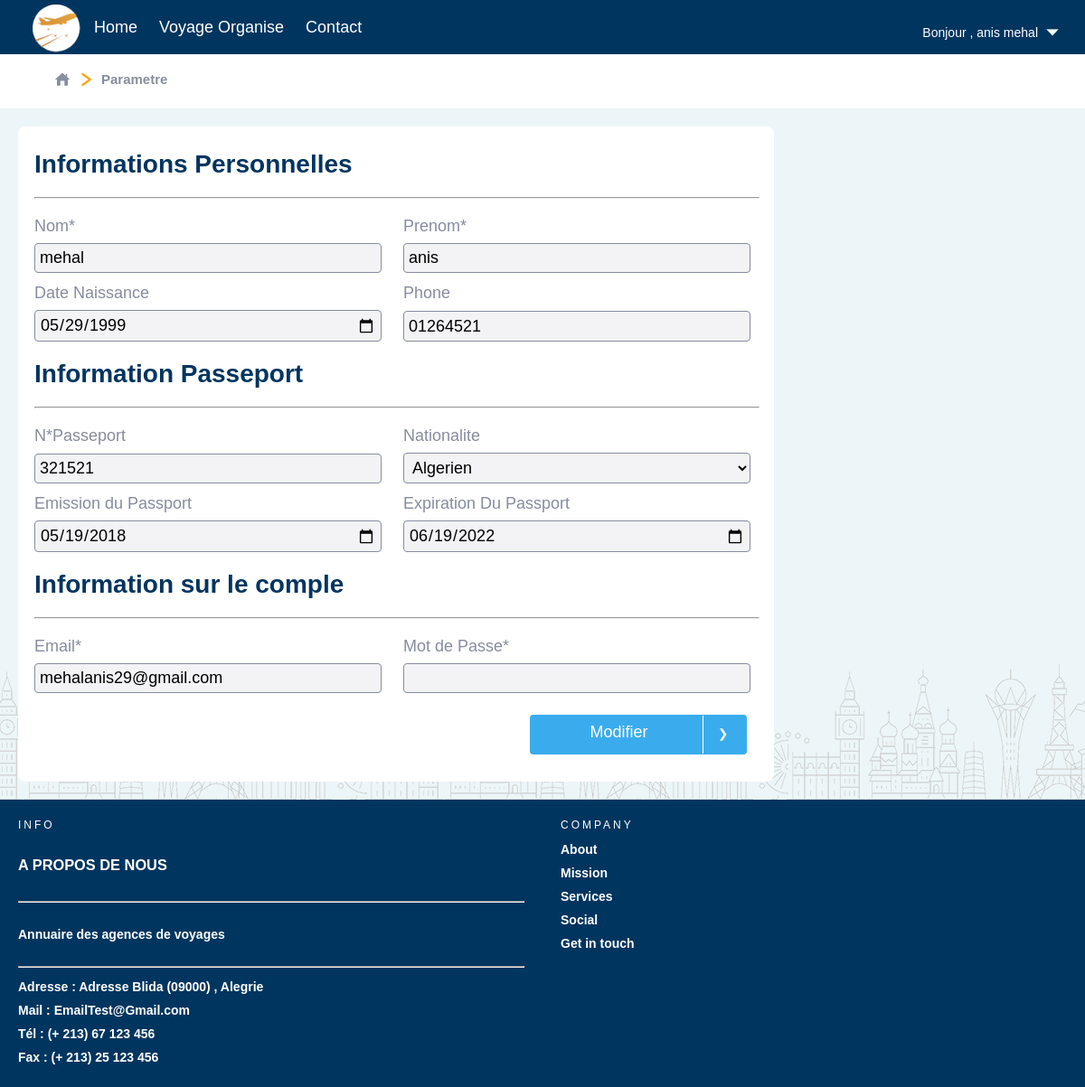
The app's page /Parametre.php (signed in) with its own data.
### tables this page shows
create table client
(
   client_id            int not null auto_increment,
   num_passport         varchar(35),
   nom                  varchar(30),
   prenom               varchar(30),
   date_naissance       date,
   email                varchar(35),
   password             varchar(35),
   phone                varchar(35),
   nationalite          int,
   date_emission_passport date,
   date_expiration_passport date,
   primary key (client_id)
);

### php/database.inc (called while the page is built, shortened)
<?php
class database{
  public $connection;
  public function __construct()
  {
    $this->connection=mysqli_connect("localhost","root","","pfe");
    $this->connection->set_charset("utf8");
  }
  public function query($sql)
  {
    $result=mysqli_query($this->connection,$sql);
    return $result;
  }
}

### php/Admin/Control.php (the view, shortened to what this page needs)
<?php
function LoadNationalite($nationalite)
{
  $database =new database();
  $result=$database->query("select pays_id as id,nationalite as nom from pays") ;
  while ($row=mysqli_fetch_assoc($result)) {
    if($row['id']==$nationalite){
      echo "<option value='".$row['id']."' selected>".$row["nom"]."</option>";
    }else{
      echo "<option value='".$row['id']."'>".$row["nom"]."</option>";
    }
  }
}
 ?>

### Parametre.php (shortened to what this page needs)
<!DOCTYPE html>
<?php
require 'php/Admin/Control.php';
require 'php/database.inc';
$database=new database();
$user=mysqli_fetch_assoc($database->query("select * from client where client_id=".$_SESSION["client_id"]));
?>
<html lang="en" dir="ltr">
  <head>
    <?php include 'php/Client/css.php'; ?>
  </head>
  <body>
    <div class="nav_bar">
      <div class="nav_bar_titre_bar">
        <div class="nav_bar_titre_bar_url">
          <div class="nav_bar_titre_bar_url_icon">
            <div class="nav_bar_titre_bar_url_icon_btn">
              <a href="index.php" >
                <img src="img\Client\icon\home18pxgris.png" alt="">
              </a>
              <a href="#">
                <img src="img\Client\icon\suivant18pxlemon.png" class="nav_bar_titre_bar_url_icon_suivant">
              </a>
              <label>Parametre</label>
            </div>
          </div>
        </div>
      </div>
    </div>
    <div class="Inscription_page">
      <div class="Inscription_formulaire">
        <form class="formulaire_form" action="Parametre.php" method="post">
          <label for="" class="formulaire_titre">Informations Personnelles</label>
          <hr class="formulaire_ligne"/>
          <div class="formulaire_row_2item">
            <div class="formulaire_row_item">
              <label for="" class="formulaire_row_item_label">Nom*</label>
              <input type="text" name="nom" value="<?php echo $user['nom']?>" class="formulaire_row_item_input">
            </div>
            <div class="formulaire_row_item">
              <label for="" class="formulaire_row_item_label">Prenom*</label>
              <input type="text" name="prenom" value="<?php echo $user['prenom']?>" class="formulaire_row_item_input">
            </div>
          </div>
          <div class="formulaire_row_2item">
            <div class="formulaire_row_item">
              <label for="" class="formulaire_row_item_label">Date Naissance</label>
              <input type="date" name="date_naissance" value="<?php echo $user['date_naissance']?>" class="formulaire_row_item_input">
            </div>
            <div class="formulaire_row_item">
              <label for="" class="formulaire_row_item_label">Phone</label>
              <input type="text" name="phone" value="<?php echo $user['phone']?>" class="formulaire_row_item_input">
            </div>
          </div>
          <label for="" class="formulaire_titre">Information Passeport </label>
          <hr class="formulaire_ligne"/>
          <div class="formulaire_row_2item">
            <div class="formulaire_row_item">
              <label for="" class="formulaire_row_item_label">N*Passeport</label>
              <input type="text" name="num_passeport" value="<?php echo $user['num_passport']?>" class="formulaire_row_item_input">
            </div>
            <div class="formulaire_row_item">
              <label for="" class="formulaire_row_item_label">Nationalite</label>
              <select class="formulaire_row_item_input" name="nationalite">
                <?php LoadNationalite($user["nationalite"]); ?>
              </select>
            </div>
          </div>
          <div class="formulaire_row_2item">
            <div class="formulaire_row_item">
              <label for="" class="formulaire_row_item_label">Emission du Passport</label>
              <input type="date" name="emission_passeport" value="<?php echo $user['date_emission_passport']?>" class="formulaire_row_item_input">
            </div>
            <div class="formulaire_row_item">
              <label for="" class="formulaire_row_item_label">Expiration Du Passport</label>
              <input type="date" name="expiration_passport" value="<?php echo $user['date_expiration_passport']?>" class="formulaire_row_item_input">
            </div>
          </div>
          <label for="" class="formulaire_titre">Information sur le comple</label>
          <hr class="formulaire_ligne"/>
          <div class="formulaire_row_2item">
            <div class="formulaire_row_item">
              <label for="" class="formulaire_row_item_label">Email*</label>
              <input type="text" name="email" value="<?php echo $user['email']?>" class="formulaire_row_item_input">
            </div>
            <div class="formulaire_row_item">
              <label for="" class="formulaire_row_item_label">Mot de Passe*</label>
              <input type="password" name="mot_de_passe" value="" class="formulaire_row_item_input">
            </div>
          </div>
          <div class="formulaire_btn">
            <button type="submit" name="Modifier" class="index_offre_top_voyage_btn_more_titre btn_envoyee">
              <label for="">Modifier</label>
              <img src="img/Client/icon/suivant18px.png" alt="">
            </button>
          </div>
        </form>
      </div>
    </div>
  </body>
</html>

### css/Client/standard.css (style rules this page uses)
:root { --color-bleu-claire :#3AACED; --color-bleu :#00355f; --color-bleu-fonce :#001f39; --color-lemon: #f9a60f; --color-lemon-2eme : #EEC218; --color-gris :#888DA0; }
body,html { margin: 0px; padding: 0px; background-color: #ECF6F8; font-family:sans-serif; }
a { text-decoration: none; color: white; }

### css/Client/navbar.css (style rules this page uses)
.nav_bar { justify-content: center; background-color: var(--color-bleu); }
.nav_bar_titre_bar { background-color: white; height: 60px; display: flex; justify-content: center; }
.nav_bar_titre_bar_url { width: 90%; height: 100%; display: table; }
.nav_bar_titre_bar_url_icon { display: table-cell; vertical-align: middle; }
.nav_bar_titre_bar_url_icon_btn { display: flex; }
.nav_bar_titre_bar_url_icon_suivant { margin-left: 8px; margin-right: 8px; }
.nav_bar_titre_bar_url_icon label { font-size: 15px; font-weight: 600; color: var(--color-gris); }

### css/Client/index.css (style rules this page uses)
.index_offre_top_voyage_btn_more a,.voyage_organise_btn_more a,.btn_envoyee { text-decoration: none; color: white; font-size: 18px; font-weight: 200; background-color: var(--color-bleu-claire); width: 240px; border-radius: 4px; border: none; }
.index_offre_top_voyage_btn_more_titre { display: flex; justify-content: space-between; text-align: center; position: relative; }
.index_offre_top_voyage_btn_more_titre label { margin-top: 8px; width:100%; cursor: pointer; }
.index_offre_top_voyage_btn_more_titre img { padding: 12px; border-left: 1px solid white; }
.index_offre_top_voyage_btn_more_titre::after,.btn_envoyee::after { content: ""; height: 40px; width: 0px; background-color: rgb(255,255,255,.1); position:absolute; transition: .4s; }

### css/Client/formulaire.css (style rules this page uses)
.formulaire_titre { margin-top: 8px; font-size: 28px; font-weight: 700; color: var(--color-bleu); }
.formulaire_ligne { color: #fff; width: 100%; }
.formulaire_form { display: grid; grid-row-gap: 12px; }
.formulaire_row_item { display: grid; grid-row-gap: 8px; }
.formulaire_row_2item { display: grid; grid-template-columns: 48% 48%; grid-column-gap: 24px; }
.formulaire_row_item_label { font-size: 18px; color: #878C9F; }
.formulaire_row_item_input { border: 1px solid #878c9f; background-color: rgb(135, 140, 159,.1); border-radius: 4px; padding:5px; font-size: 18px; font-family: unset; }
.formulaire_btn { display: flex; justify-content: flex-end; padding: 12px; }

### css/Client/Inscription.css (style rules this page uses)
.Inscription_page { position: relative; overflow: hidden; padding: 20px; min-height: 400px; }
.Inscription_formulaire,.list_Reseravtion_formulaire { height: auto; width: 800px; padding: 18px; background-color: white; border-radius: 8px; position: relative; z-index: 6; }

### records on screen
client: nom "mehal", prenom "anis", date_naissance "05/29/1999", phone "01264521", num_passeport "321521", emission_passeport "05/19/2018", expiration_passport "06/19/2022", email "mehalanis29@gmail.com"

### other values on screen
$_SESSION["prenom"] "anis"
$_SESSION["nom"] "mehal"
form field nationalite "Algerien"
